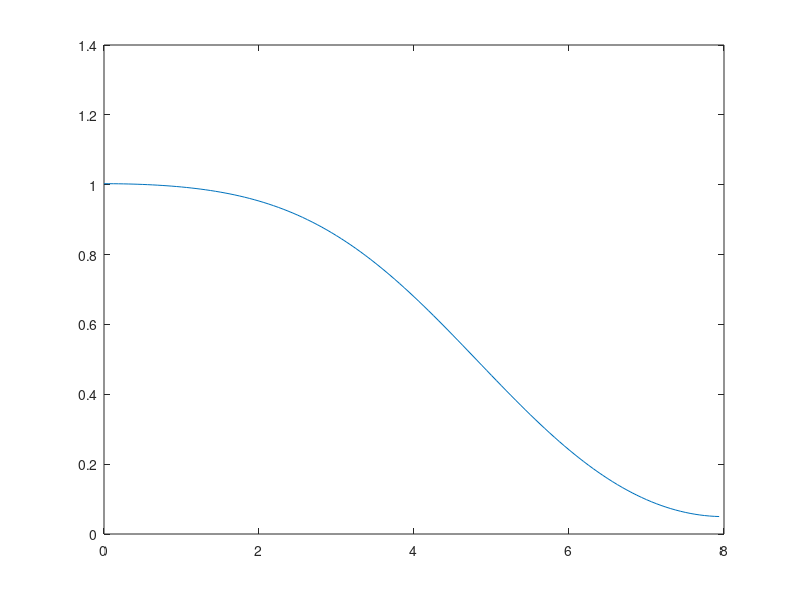

Write MATLAB code to recreate this figure.
clear all; clc;

f = [0, 1, 2, 3, 4, 5];             % vektor f
m = [1, 1, 1, 0.5, 0, 0];           % vektor m
% normalisasi frekuensi cut-off
f = f / 5;                          % f = f / fs2
n = 8;                              % orde 8, 1/2 frekuensi sampling = 8kHz
fs2 = 8;                            % hitung koefisien filter
% b = firpm(n, f, m); % firpm = Parks-McClellan optimal FIR filter design
b = fir2(n, f, m);

fid = fopen('fir.txt', 'w');        % buka file fir.txt
fprintf(fid, strcat('Koefisien filter FIR orde-'), int2str(n), ':\n');
fprintf(fid, strcat('Generated on-', datestr(now), '\n\n'));
for i = 1:n+1                       % simpan dalam file
    fprintf(fid, '%1.6f \n', b(i));
end
fclose(fid);                        % tutup file

[H, w] = freqz(b, 1, 128);          % respon frekuensi
plot(w/pi * fs2, abs(H));           % plot respon frekuensi
